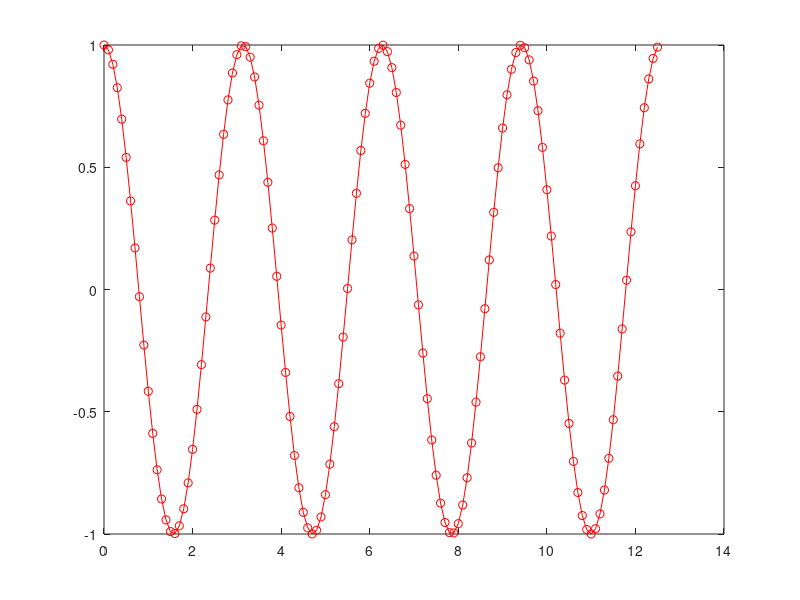

Write MATLAB code to recreate this figure.
% Universidade do Estado do Rio de Janeiro -UERJ% Calculo Numerico% Aula 2 - Noções de Programação para Computação Científica% Prof. Americo Cunha% Prof. Augusto Barbosa% Prof. Luiz Mariano Carvalho% Profa. Nancy Baygorrea% Representação Gráfica de Funçõesclcclear% definindo uma função tipo "handle"f = @(x) x.^2 - 4*x + 3g = @(x) sin(2*x+pi/2)% avaliando as funçõesf(1)g(0)% definindo séries de dados para a função fx = 0:1:4y = f(x)% plotando o gráfico de fplot(x,y,'-or')% definindo séries de dados para a função gx = 0:0.1:4*pi;y = g(x);% plotando o gráfico de gplot(x,y,'-or')